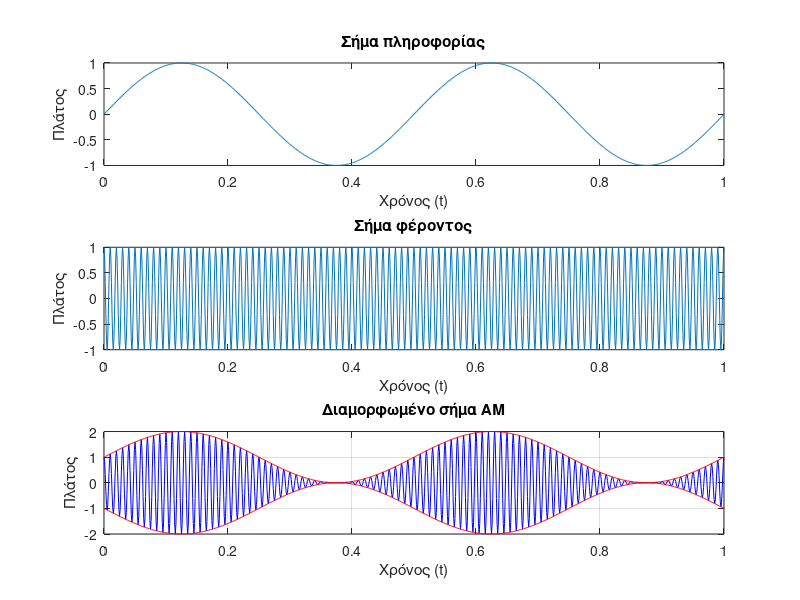
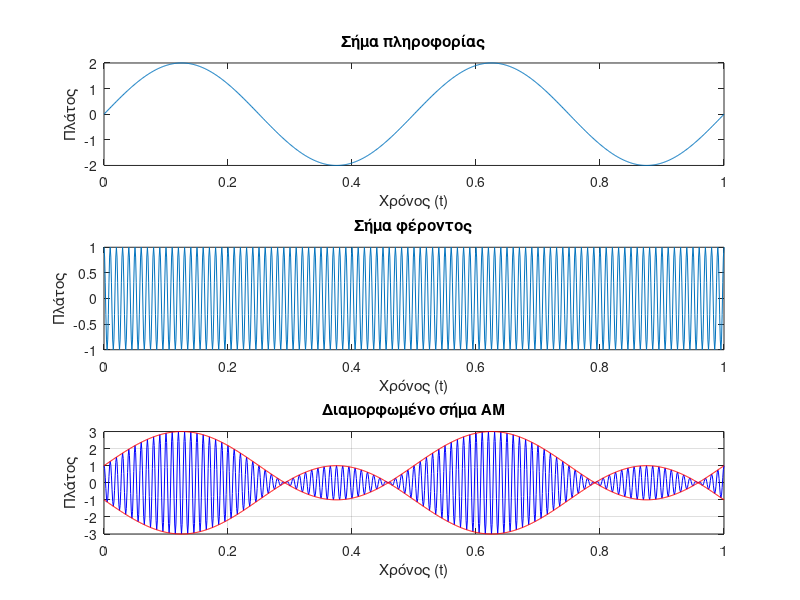

MATLAB code for these plots, in order:
% Σήμα πληροφορίας με πλάτος 1 Volt

Am=1;                 % πλάτος σήματος
fm=2;                   % Συχνότητα σήματος
t=0:0.001:1;            % Xρονική περιοδος σήματος
sm=Am*sin(2*pi*fm*t);   % Σχέση σήματος

% Γραφική παράσταση σήματος πληροφορίας
subplot(3,1,1); 
plot(t,sm);             
title('Σήμα πληροφορίας');
xlabel('Χρόνος (t)');
ylabel('Πλάτος');

% Σήμα φέροντος
Ac = 1;                 % Πλάτος φέροντος
fc = 100;               % Συχνότητα φέροντος

sc = Ac*cos(2*pi*fc*t); % Σήμα φέροντος

% Γραφική παράσταση σήματος φέροντος
subplot(3,1,2);
plot(t,sc);
title('Σήμα φέροντος');
xlabel('Χρόνος (t)');
ylabel('Πλάτος');

% Αναλογική διαμόρφωση ΑΜ
s=(1+sm).*sc;
subplot(3,1,3);
plot(t,s,'b');              
title ('Διαμορφωμένο σήμα ΑΜ');
xlabel ('Χρόνος (t)');
ylabel('Πλάτος');

% Υπολογισμός περιβάλλουσας του διαμορφωμένου σήματος
env = abs(sm + 1); 
hold on;
plot(t,env,'r');    % η πάνω περιβάλλουσα (envelope) του διαμορφωμένου σήματος
hold on;
plot(t,-env,'r');    % η κάτω περιβάλλουσα (envelope) του διαμορφωμένου σήματος
grid on;

% Σήμα πληροφορίας με πλάτος 2 Volt
figure;
Am=2;                   % πλάτος σήματος
fm=2;                   % Συχνότητα σήματος
t=0:0.001:1;            % Xρονική περιοδος σήματος
sm=Am*sin(2*pi*fm*t);   % Σχέση σήματος

% Γραφική παράσταση σήματος πληροφορίας
subplot(3,1,1); 
plot(t,sm);             
title('Σήμα πληροφορίας');
xlabel('Χρόνος (t)');
ylabel('Πλάτος');

% Σήμα φέροντος
Ac = 1;                 % Πλάτος φέροντος
fc = 100;               % Συχνότητα φέροντος

sc = Ac*cos(2*pi*fc*t); % Σήμα φέροντος

% Γραφική παράσταση σήματος φέροντος
subplot(3,1,2);
plot(t,sc);
title('Σήμα φέροντος');
xlabel('Χρόνος (t)');
ylabel('Πλάτος');

% Αναλογική διαμόρφωση ΑΜ
s=(1+sm).*sc;
subplot(3,1,3);
plot(t,s,'b');              
title ('Διαμορφωμένο σήμα ΑΜ');
xlabel ('Χρόνος (t)');
ylabel('Πλάτος');

% Υπολογισμός περιβάλλουσας του διαμορφωμένου σήματος
env = abs(sm + 1); 
hold on;
plot(t,env,'r');    % η πάνω περιβάλλουσα (envelope) του διαμορφωμένου σήματος
hold on;
plot(t,-env,'r');   % η κάτω περιβάλλουσα (envelope) του διαμορφωμένου σήματος
grid on;

%! Σχολιάστε τα γραφήματα, σε ποια περίπτωση αντιστοιχούν?
